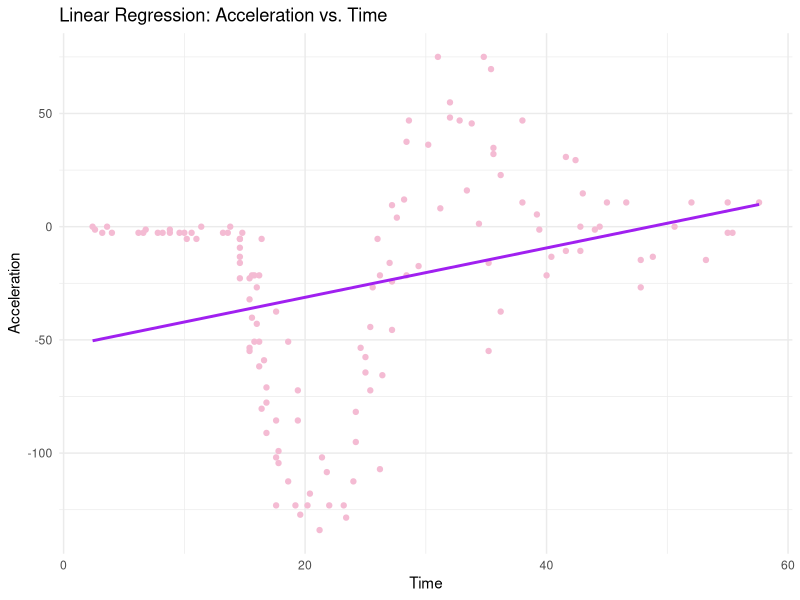
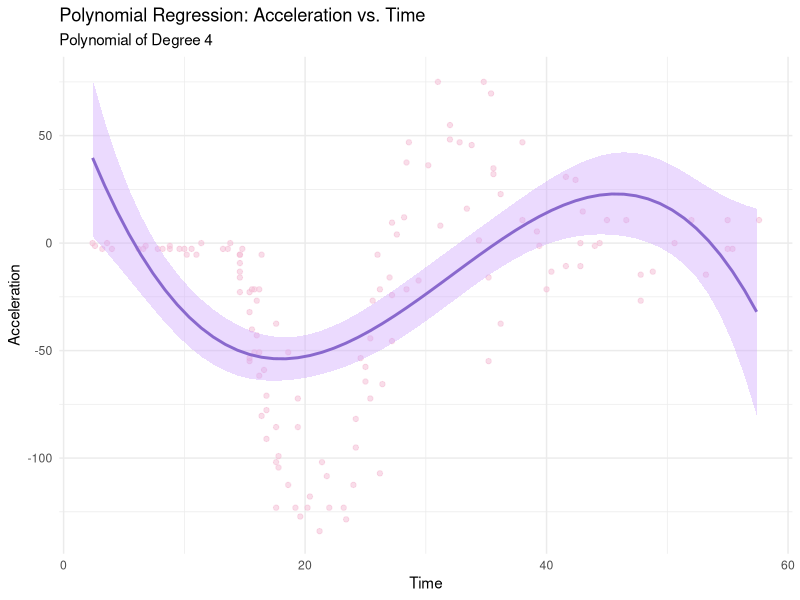
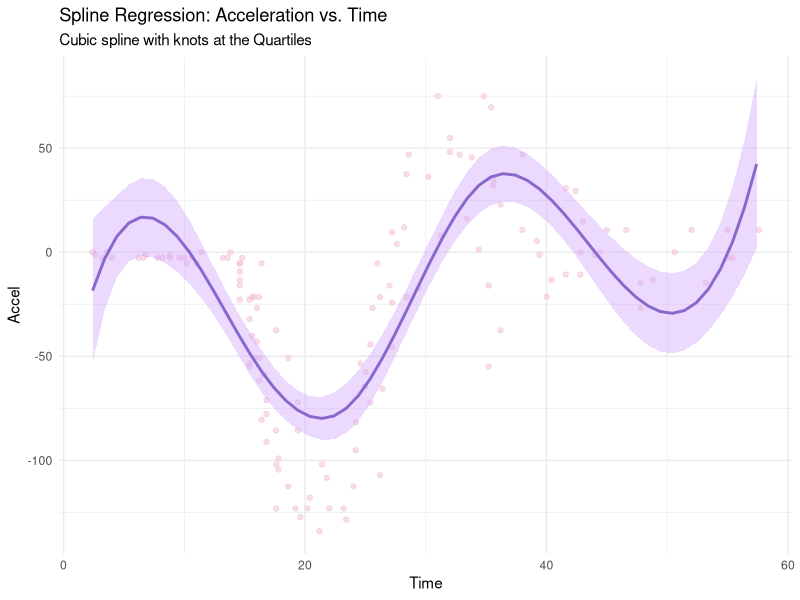
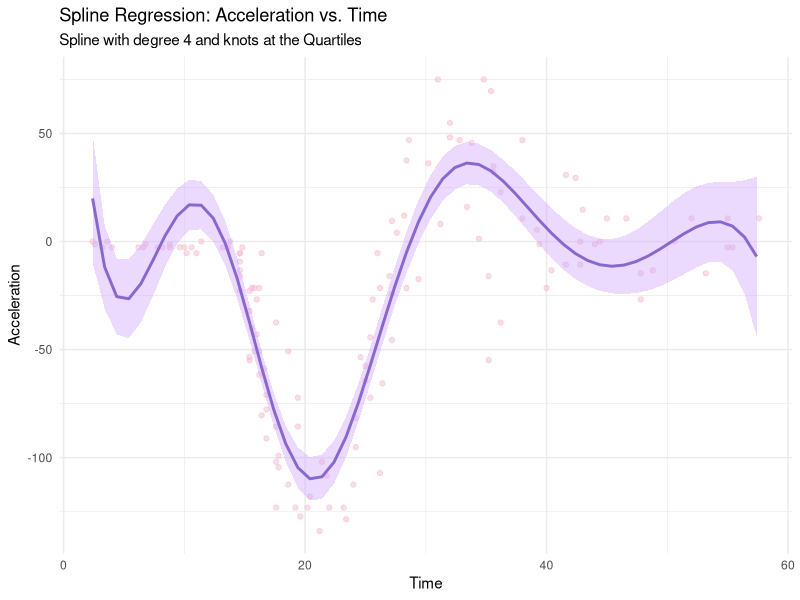
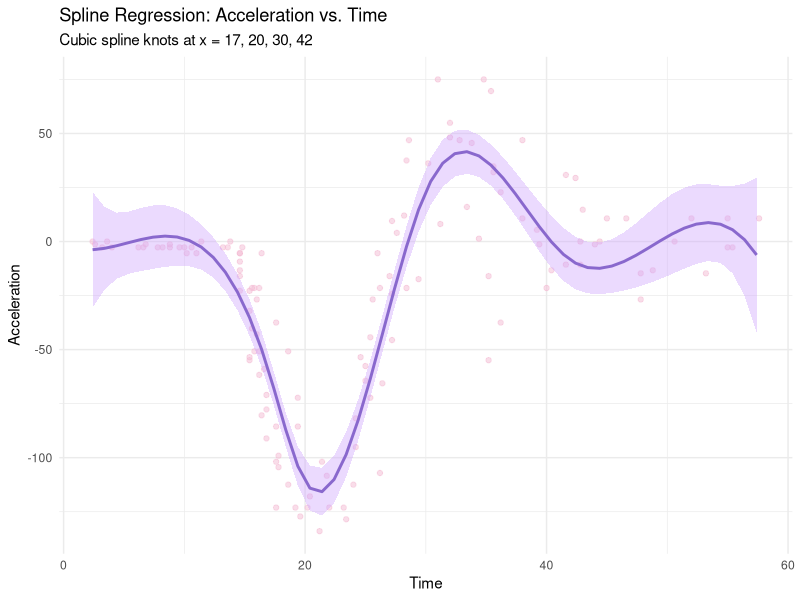
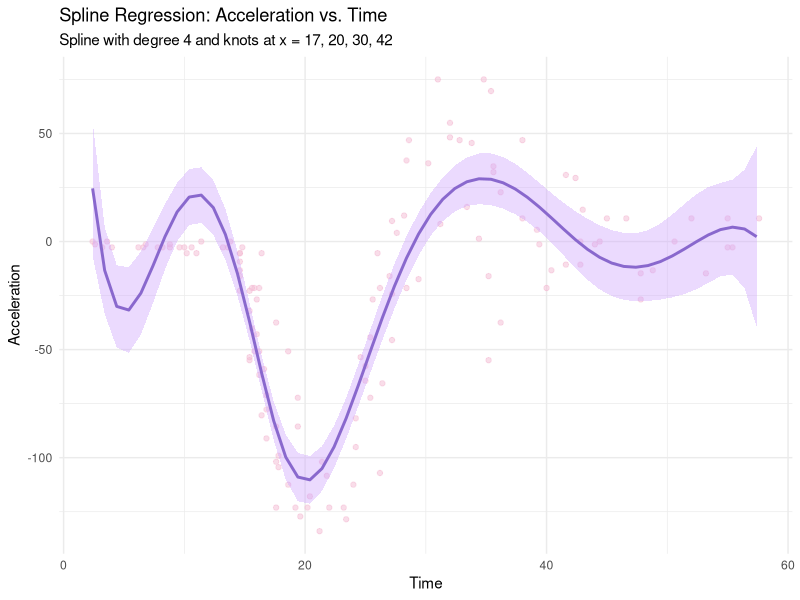
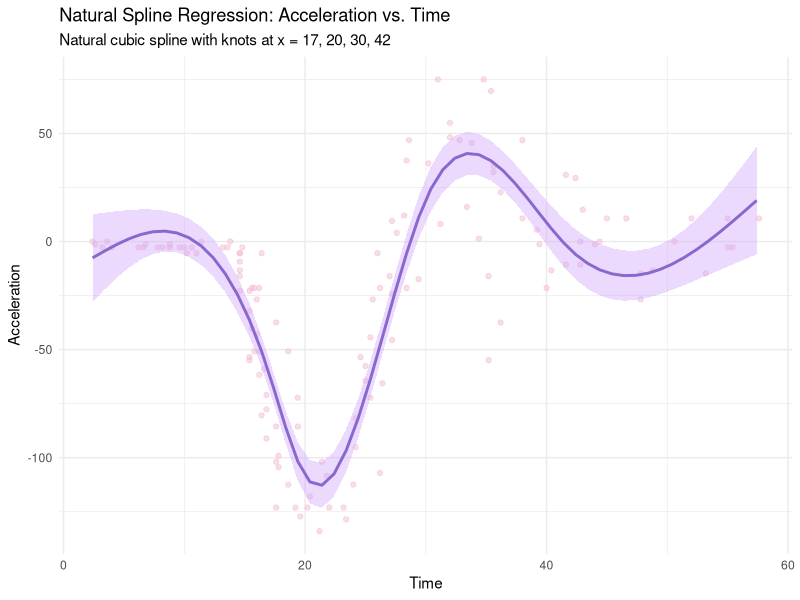
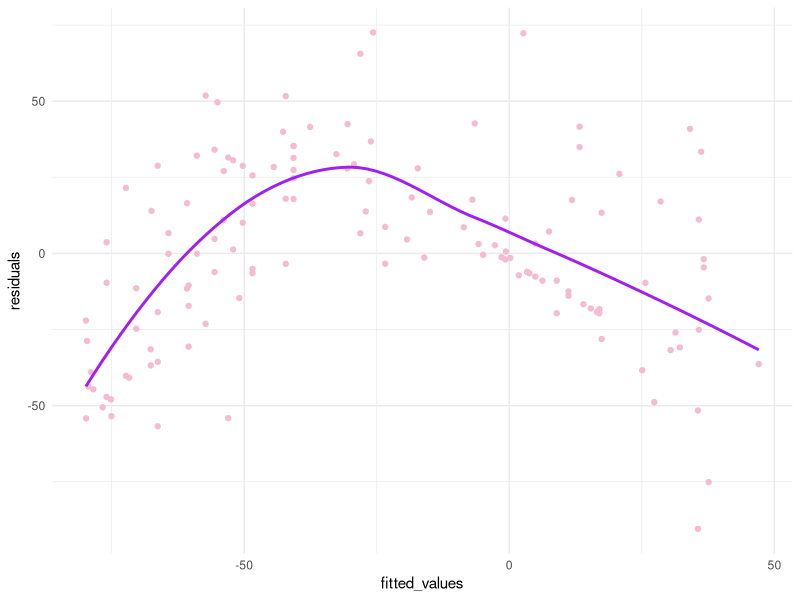

Here is the R script that generated these plots, in order:
## ---- chunk 1
#| echo: false
library(MASS)
library(tidyverse) |> suppressPackageStartupMessages()
library(splines)
data("mcycle")
customknots = c(17, 20, 30, 42)
## ---- chunk 2
linmod = lm(accel ~ times, data = mcycle)
RMSE=sqrt(mean(residuals(linmod)^2))
print(RMSE)
## ---- chunk 3
#| fig-width: 5 
#| fig-height: 3
#| fig-align: "center"
ggplot(mcycle, aes(x = times, y = accel)) +
  geom_point(color="#F4BBD3") + theme_minimal()+
  geom_smooth(method = "lm", se = F, color = "purple")+
labs(title = "Linear Regression: Acceleration vs. Time",
       x = "Time",
       y = "Acceleration")
## ---- chunk 4
polymod = lm(accel ~ poly(times, 4), data = mcycle)
times_lims = range(mcycle$times)
times_grid = seq(from=times_lims[1],to=times_lims[2])
pred = predict(polymod, newdata = list(times = times_grid), se = T)
plot_data <- data.frame(
  times = times_grid,
  cyc_pred = pred$fit,
  lower = pred$fit - 2 * pred$se.fit,
  upper = pred$fit + 2 * pred$se.fit)
RMSE=sqrt(mean(residuals(polymod)^2))
print(RMSE)
## ---- chunk 5
#| fig-width: 5 
#| fig-height: 3
#| fig-align: "center"
ggplot() +
  # Layer 1: The actual data points
  geom_point(data = mcycle, aes(x = times, y = accel), color = "#F4BBD3", alpha = 0.5) +
  # Layer 2: The confidence interval ribbon
  geom_ribbon(data = plot_data, aes(x = times, ymin = lower, ymax = upper), 
              fill = "#CEA2FD", alpha = 0.4) +
  # Layer 3: The spline prediction line
  geom_line(data = plot_data, aes(x = times, y = cyc_pred), 
            color = "#8968CD", linewidth = 1) +
  theme_minimal() +
  labs(title = "Polynomial Regression: Acceleration vs. Time",
       subtitle = "Polynomial of Degree 4",
       x = "Time",
       y = "Acceleration")
## ---- chunk 6
# Cubic Spline (Quartiles) (Model 2)
cubicmod = lm(accel ~ bs(times, df = 6, degree = 3), data = mcycle)
times_lims = range(mcycle$times)
times_grid = seq(from=times_lims[1],to=times_lims[2])
pred = predict(cubicmod, newdata = list(times = times_grid), se = T)
plot_data <- data.frame(
  times = times_grid,
  cyc_pred = pred$fit,
  lower = pred$fit - 2 * pred$se.fit,
  upper = pred$fit + 2 * pred$se.fit)
RMSE=sqrt(mean(residuals(cubicmod)^2))
print(RMSE)
## ---- chunk 7
#| fig-width: 5 
#| fig-height: 3
#| fig-align: "center"
ggplot() +
  # Layer 1: The actual data points
  geom_point(data = mcycle, aes(x = times, y = accel), color = "#F4BBD3", alpha = 0.5) +
  # Layer 2: The confidence interval ribbon
  geom_ribbon(data = plot_data, aes(x = times, ymin = lower, ymax = upper), 
              fill = "#CEA2FD", alpha = 0.4) +
  # Layer 3: The spline prediction line
  geom_line(data = plot_data, aes(x = times, y = cyc_pred), 
            color = "#8968CD", linewidth = 1) +
  theme_minimal() +
  labs(title = "Spline Regression: Acceleration vs. Time",
       subtitle = "Cubic spline with knots at the Quartiles",
       x = "Time",
       y = "Accel")


## ---- chunk 8
modd4 = lm(accel ~ bs(times, df = 7, degree = 4), data = mcycle)
times_lims = range(mcycle$times)
times_grid = seq(from=times_lims[1],to=times_lims[2])
pred = predict(modd4, newdata = list(times = times_grid), se = T)
plot_data <- data.frame(
  times = times_grid,
  cyc_pred = pred$fit,
  lower = pred$fit - 2 * pred$se.fit,
  upper = pred$fit + 2 * pred$se.fit)
RMSE=sqrt(mean(residuals(modd4)^2))
print(RMSE)
## ---- chunk 9
#| fig-width: 5 
#| fig-height: 3
#| fig-align: "center"
ggplot() +
  # Layer 1: The actual data points
  geom_point(data = mcycle, aes(x = times, y = accel), color = "#F4BBD3", alpha = 0.5) +
  # Layer 2: The confidence interval ribbon
  geom_ribbon(data = plot_data, aes(x = times, ymin = lower, ymax = upper), 
              fill = "#CEA2FD", alpha = 0.4) +
  # Layer 3: The spline prediction line
  geom_line(data = plot_data, aes(x = times, y = cyc_pred), 
            color = "#8968CD", linewidth = 1) +
  theme_minimal() +
  labs(title = "Spline Regression: Acceleration vs. Time",
       subtitle = "Spline with degree 4 and knots at the Quartiles",
       x = "Time",
       y = "Acceleration")
## ---- chunk 10
cubicmod2 = lm(accel ~ bs(times, knots = customknots, degree = 3), data = mcycle)
times_lims = range(mcycle$times)
times_grid = seq(from=times_lims[1],to=times_lims[2])
pred = predict(cubicmod2, newdata = list(times = times_grid), se = T)
plot_data <- data.frame(
  times = times_grid,
  cyc_pred = pred$fit,
  lower = pred$fit - 2 * pred$se.fit,
  upper = pred$fit + 2 * pred$se.fit)
RMSE=sqrt(mean(residuals(cubicmod2)^2))
print(RMSE)
## ---- chunk 11
#| fig-width: 5 
#| fig-height: 3
#| fig-align: "center"
ggplot() +
  # Layer 1: The actual data points
  geom_point(data = mcycle, aes(x = times, y = accel), color = "#F4BBD3", alpha = 0.5) +
  # Layer 2: The confidence interval ribbon
  geom_ribbon(data = plot_data, aes(x = times, ymin = lower, ymax = upper), 
              fill = "#CEA2FD", alpha = 0.4) +
  # Layer 3: The spline prediction line
  geom_line(data = plot_data, aes(x = times, y = cyc_pred), 
            color = "#8968CD", linewidth = 1) +
  theme_minimal() +
  labs(title = "Spline Regression: Acceleration vs. Time",
       subtitle = "Cubic spline knots at x = 17, 20, 30, 42",
       x = "Time",
       y = "Acceleration")
## ---- chunk 12
modd4.2 = lm(accel ~ bs(times, knots = customknots, degree = 4), data = mcycle)
times_lims = range(mcycle$times)
times_grid = seq(from=times_lims[1],to=times_lims[2])
pred = predict(modd4.2, newdata = list(times = times_grid), se = T)
plot_data <- data.frame(
  times = times_grid,
  cyc_pred = pred$fit,
  lower = pred$fit - 2 * pred$se.fit,
  upper = pred$fit + 2 * pred$se.fit)
RMSE=sqrt(mean(residuals(modd4.2)^2))
print(RMSE)
## ---- chunk 13
#| fig-width: 5 
#| fig-height: 3
#| fig-align: "center"
ggplot() +
  # Layer 1: The actual data points
  geom_point(data = mcycle, aes(x = times, y = accel), color = "#F4BBD3", alpha = 0.5) +
  # Layer 2: The confidence interval ribbon
  geom_ribbon(data = plot_data, aes(x = times, ymin = lower, ymax = upper), 
              fill = "#CEA2FD", alpha = 0.4) +
  # Layer 3: The spline prediction line
  geom_line(data = plot_data, aes(x = times, y = cyc_pred), 
            color = "#8968CD", linewidth = 1) +
  theme_minimal() +
  labs(title = "Spline Regression: Acceleration vs. Time",
       subtitle = "Spline with degree 4 and knots at x = 17, 20, 30, 42",
       x = "Time",
       y = "Acceleration")
## ---- chunk 14
natmod = lm(accel ~ ns(times, knots = customknots), data = mcycle)
times_lims = range(mcycle$times)
times_grid = seq(from=times_lims[1],to=times_lims[2])
pred = predict(natmod, newdata = list(times = times_grid), se = T)
plot_data <- data.frame(
  times = times_grid,
  cyc_pred = pred$fit,
  lower = pred$fit - 2 * pred$se.fit,
  upper = pred$fit + 2 * pred$se.fit)
RMSE=sqrt(mean(residuals(natmod)^2))
print(RMSE)
## ---- chunk 15
#| fig-width: 5 
#| fig-height: 3
#| fig-align: "center"
ggplot() +
  # Layer 1: The actual data points
  geom_point(data = mcycle, aes(x = times, y = accel), color = "#F4BBD3", alpha = 0.5) +
  # Layer 2: The confidence interval ribbon
  geom_ribbon(data = plot_data, aes(x = times, ymin = lower, ymax = upper), 
              fill = "#CEA2FD", alpha = 0.4) +
  # Layer 3: The spline prediction line
  geom_line(data = plot_data, aes(x = times, y = cyc_pred), 
            color = "#8968CD", linewidth = 1) +
  theme_minimal() +
  labs(title = "Natural Spline Regression: Acceleration vs. Time",
       subtitle = "Natural cubic spline with knots at x = 17, 20, 30, 42",
       x = "Time",
       y = "Acceleration")
## ---- chunk 16
#| fig-width: 5 
#| fig-height: 3
#| fig-align: "center"
resids2 = tibble(residuals = residuals(cubicmod), fitted_values = fitted(cubicmod))
ggplot(resids2, aes(x = fitted_values, y = residuals)) +
  geom_point(color="#F4BBD3") +
  geom_smooth(se = F, color = "purple")+
  theme_minimal()

## QQ plot
ggplot(resids2, aes(sample = residuals)) +
  geom_qq(color="#F4BBD3") +
  geom_qq_line(color = "purple")+theme_minimal()
## ---- chunk 17
#| fig-width: 5 
#| fig-height: 3
#| fig-align: "center"
resids4 = tibble(residuals = residuals(cubicmod2), fitted_values = fitted(cubicmod2))
ggplot(resids4, aes(x = fitted_values, y = residuals)) +
  geom_point(color="#F4BBD3") +
  geom_smooth(se = F, color = "purple")+theme_minimal()

## QQ plot
ggplot(resids4, aes(sample = residuals)) +
  geom_qq(color="#F4BBD3") +
  geom_qq_line(color = "purple")+theme_minimal()
